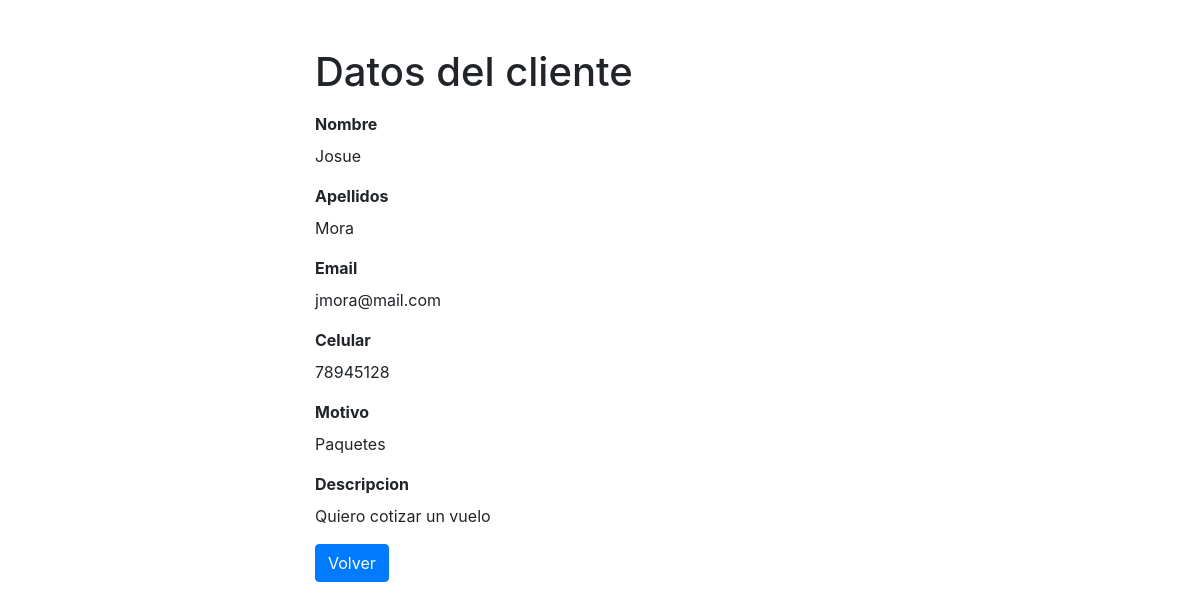
The app's page /readCliente.php?idCliente=3 with its own data.
### tables this page shows
CREATE TABLE `clientes` (
  `idCliente` int(11) NOT NULL,
  `nombreCliente` varchar(50) NOT NULL,
  `apellidosCliente` varchar(100) NOT NULL,
  `correoCliente` varchar(100) NOT NULL,
  `celularCliente` int(11) NOT NULL,
  `motivoCliente` varchar(100) NOT NULL,
  `descripcionCliente` varchar(300) NOT NULL
);

### readCliente.php (the view, shortened to what this page needs)
<?php
if (isset($_GET["idCliente"]) && !empty(trim($_GET["idCliente"]))) {
    require_once "config.php";
    $sql = "SELECT * FROM clientes WHERE idCliente = :idCliente";
    if ($stmt = $pdo->prepare($sql)) {
        $stmt->bindParam(":idCliente", $param_idCliente);
        if ($stmt->execute()) {
            if ($stmt->rowCount() == 1) {
                $row = $stmt->fetch(PDO::FETCH_ASSOC);
            } else {
                header("location: error.php");
                exit();
            }
        } else {
            echo "Oops! Something went wrong. Please try again later.";
        }
    }
} else {
    header("location: error.php");
    exit();
}
?>
<!DOCTYPE html>
<html lang="en">
<head>
    <link rel="stylesheet" href="https://stackpath.bootstrapcdn.com/bootstrap/4.5.2/css/bootstrap.min.css">
</head>
<body>
    <div class="wrapper">
        <div class="container-fluid">
            <div class="row">
                <div class="col-md-12">
                    <h1 class="mt-5 mb-3">Datos del cliente</h1>
                    <div class="form-group">
                        <b><label>Nombre</label></b>
                        <p><?php echo $row["nombreCliente"]; ?></p>
                    </div>
                    <div class="form-group">
                        <b><label>Apellidos</label></b>
                        <p><?php echo $row["apellidosCliente"]; ?></p>
                    </div>
                    <div class="form-group">
                        <b><label>Email</label></b>
                        <p><?php echo $row["correoCliente"]; ?></p>
                    </div>
                    <div class="form-group">
                        <b><label>Celular</label></b>
                        <p><?php echo $row["celularCliente"]; ?></p>
                    </div>
                    <div class="form-group">
                        <b><label>Motivo</label></b>
                        <p><?php echo $row["motivoCliente"]; ?></p>
                    </div>
                    <div class="form-group">
                        <b><label>Descripcion</label></b>
                        <p><?php echo $row["descripcionCliente"]; ?></p>
                    </div>
                    <p><a href="listaCliente.php" class="btn btn-primary">Volver</a></p>
                </div>
            </div>
        </div>
    </div>
</body>
</html>

### readCliente.php (style rules this page uses)
.wrapper { width: 600px; margin: 0 auto; }

### records on screen
clientes: nombreCliente "Josue", apellidosCliente "Mora", correoCliente "jmora@mail.com", celularCliente "78945128", motivoCliente "Paquetes", descripcionCliente "Quiero cotizar un vuelo"
